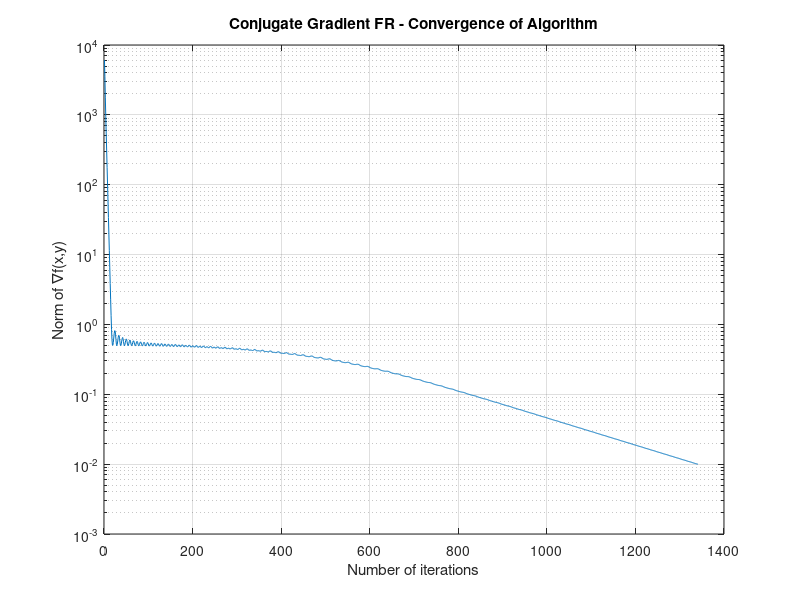
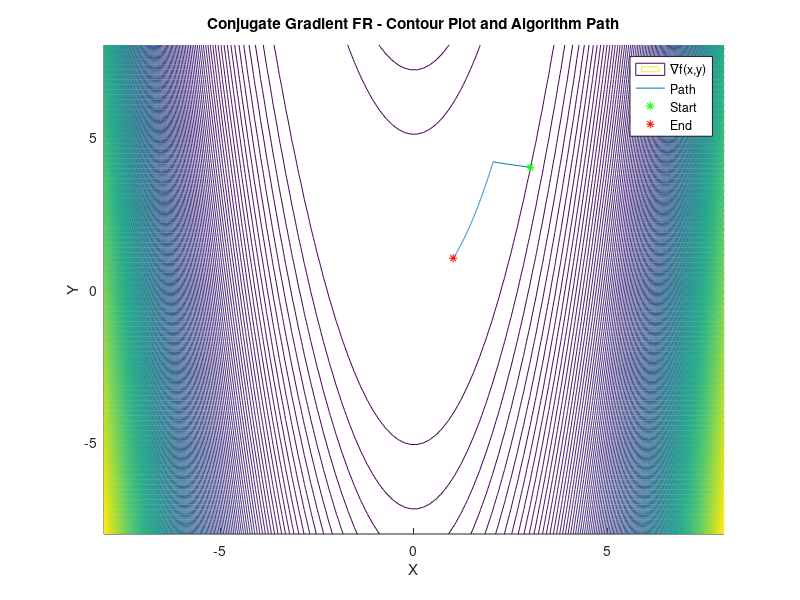

The MATLAB source for these figures, in order:
THEX = 0;
THEY = 0;
CONV = 0;
x = 1;
y = 1;
% These are simply here for quick reference
f = (x - 1)^2 + 100*(- x^2 + y)^2;
grad = [2*x - 400*x*(- x^2 + y) - 2 ; - 200*x^2 + 200*y];
p_k_formula =  [400*x*(- x^2 + y) - 2*x + 2;  200*x^2 - 200*y];
hess = [ 1200*x^2 - 400*y + 2, -400*x; -400*x,    200];

k=0;
limit = 100000;
tol = 0.01;
alpha = 0.0001;
theC = 10^(-4);
rho = 0.5;

x_old = 0;
y_old = 0;
x = 3;
y = 4;
p_k  = [400*x*(- x^2 + y) - 2*x + 2;  200*x^2 - 200*y];

while(1)
    epsilon = norm([2*x - 400*x*(- x^2 + y) - 2 ; - 200*x^2 + 200*y]);
    
    k=k+1;

    CONV(k) = epsilon;
    THEX(k) = x;
    THEY(k) = y;
    
    if (epsilon < tol)
        break;
    end  
    
    if (k==limit)
        break;
    end 
    
    % Backtracking Start
    f_new = (1-x)^2+100*((y-(x^2))^2);
    f_old = (1-x_old)^2+100*((y_old-(x_old^2))^2);
    grad_old = [2*x_old - 400*x_old*(- x_old^2 + y_old) - 2 ; - 200*x_old^2 + 200*y_old];
    p_k_old = [400*x_old*(- x_old^2 + y_old) - 2*x_old + 2;  200*x_old^2 - 200*y_old];
    RHS = f_old + theC * alpha * (grad_old' * p_k_old);
    
    tempx = x;
    tempy = y;
    while (f_new > RHS)
        alpha = alpha * rho;
        tempx = x_old + alpha * p_k_old(1);
        tempy = y_old + alpha * p_k_old(2);
        f_new = (1-tempx)^2+100*((tempy-(tempx^2))^2);
    end
    % Backtracking End
    
    x_old = x;
    y_old = y;

    x = x_old + alpha * p_k(1);
    y = y_old + alpha * p_k(2);
    r_k = [2*x_old - 400*x_old*(- x_old^2 + y_old) - 2 ; - 200*x_old^2 + 200*y_old];
    r_k1 = [2*x - 400*x*(- x^2 + y) - 2 ; - 200*x^2 + 200*y];
    
    % Fletcher-Reeves definition
    sigma = (r_k1'*r_k1)/(r_k'*r_k);
    
    p_k_old = p_k;
    p_k = -r_k1 + sigma*p_k_old;

end

x
y
k
epsilon
alpha

semilogy(CONV)
xlabel('Number of iterations')
ylabel('Norm of \nablaf(x,y)')
title('Conjugate Gradient FR - Convergence of Algorithm')
grid on
size = 8;
a = linspace(-size,size);
b = linspace(-size,size);
[A,B] = meshgrid(a,b);
C = (1-A).^2+100*((B-(A.^2)).^2);
levels = 100:100:100;
figure
hold on
contour(A,B,C,200)
plot(THEX,THEY)
plot(3,4,'g*')
plot(x,y,'r*')
legend('\nablaf(x,y)','Path','Start','End')
xlabel('X')
ylabel('Y')
title('Conjugate Gradient FR - Contour Plot and Algorithm Path')

dlmwrite('cg_CONV_back.txt',CONV);